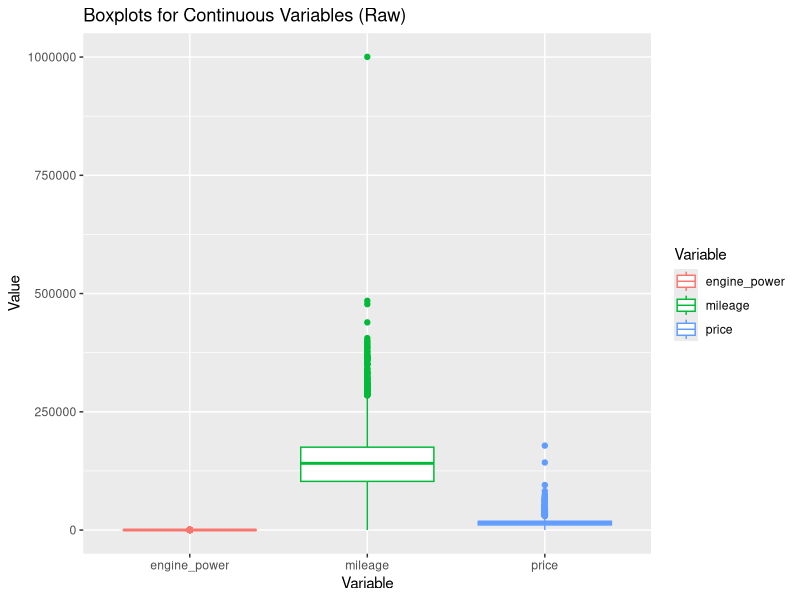
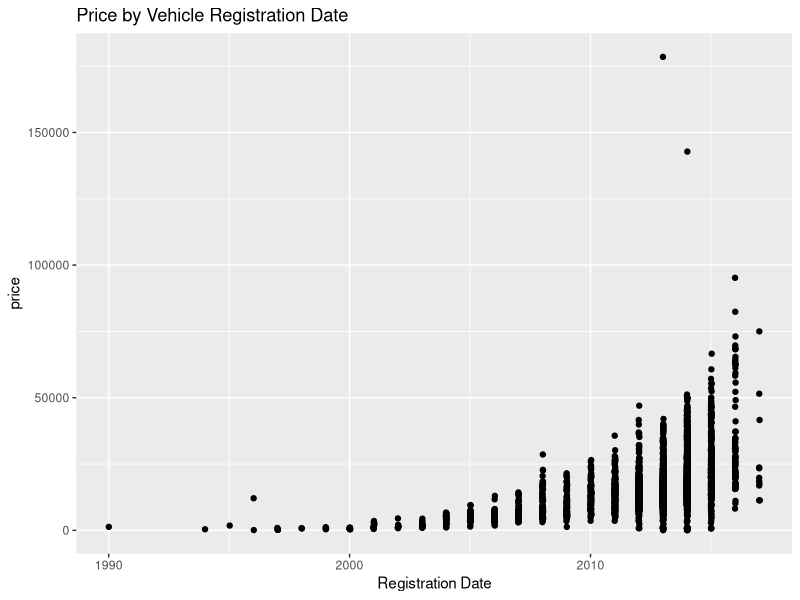
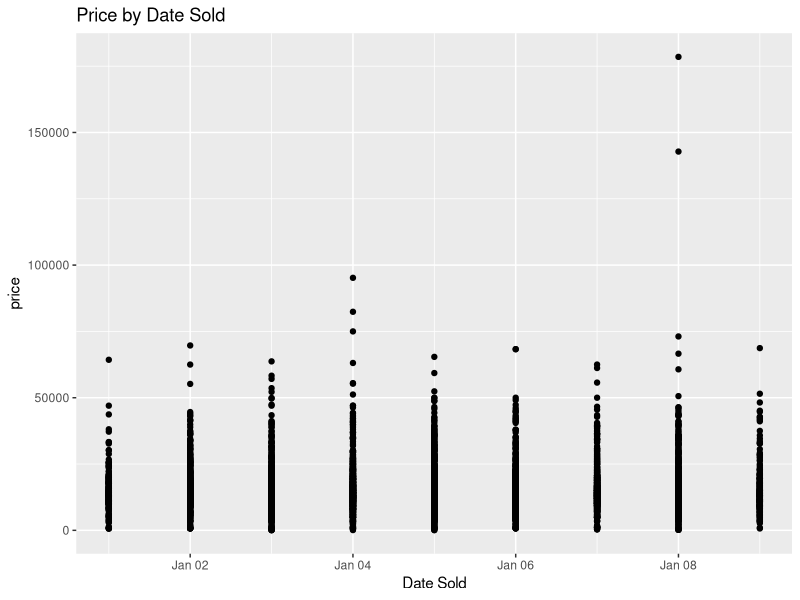

The R source for these figures, in order:
## ---- chunk 1
knitr::opts_chunk$set(
  echo = TRUE,    # Show the R code in the final output.
  fig.pos = "!h"  # Suggests to position figures "here" in the output.
)
## ---- chunk 2
mylibrary <- c("tidyverse", "cowplot", "GGally", "MASS")
invisible(lapply(mylibrary, library, character.only = TRUE))
### load the data
dat_bmw <- read.csv("BMWpricing_updated.csv")
## ---- chunk 3
head(dat_bmw)
length(unique(dat_bmw$model_key))
unique(dat_bmw$paint_color)
unique(dat_bmw$fuel)

range(as.Date(dat_bmw$registration_date, format = "%d/%m/%Y"), na.rm=T)
range(as.Date(dat_bmw$sold_at, format = "%d/%m/%Y"), na.rm=T)

dat_bmw[,c("price", "mileage", "engine_power")]|>
  pivot_longer(everything(), values_to = "Value", names_to = "Variable") |>
  ggplot() + geom_boxplot(aes(x=Variable, y=Value, color=Variable)) +
  labs(title = "Boxplots for Continuous Variables (Raw)")

cbind(dat_bmw)|>
  ggplot(aes(x = as.Date(registration_date, format = "%d/%m/%Y"), y = price)) +
  geom_point() + 
  labs(title = "Price by Vehicle Registration Date") +
  xlab("Registration Date")

cbind(dat_bmw)|>
  ggplot(aes(x = as.Date(sold_at, format = "%d/%m/%Y"), y = price)) +
  geom_point() + 
  labs(title = "Price by Date Sold") +
  xlab("Date Sold")
